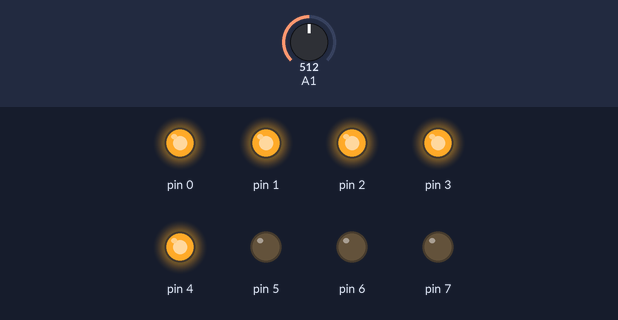
Recording of a sketch running on a simulated Arduino Uno, built with avr-gcc and run on an emulated ATmega328P. On the bench: output pins drawn as LEDs (lit = HIGH). The test bench sets the inputs (shaded band); at power-on: A1 = 512.

Above: at 1.8 s.
1.9 s: A1 set to 624
3.4 s: A1 set to 649
At 4.4 s:
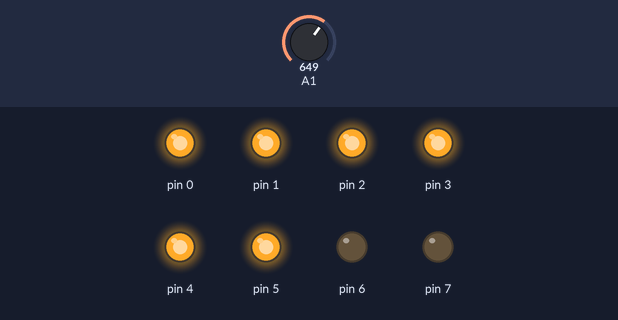
5.5 s: A1 set to 511
At 7.2 s:
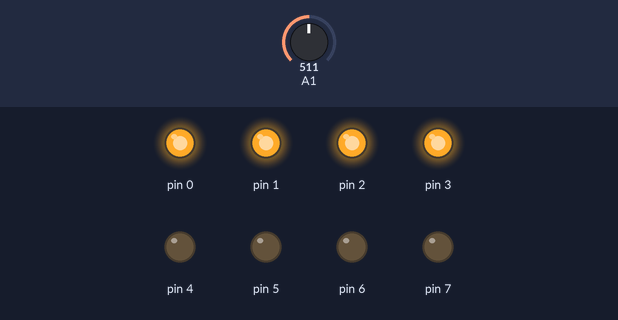
7.5 s: A1 set to 393
9.2 s: A1 set to 372
At 11.2 s:
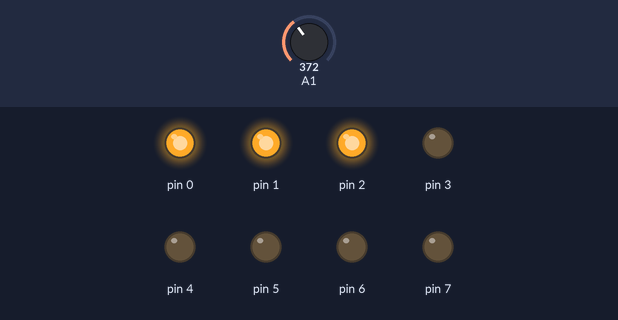
11.5 s: A1 set to 716
At 13.0 s:
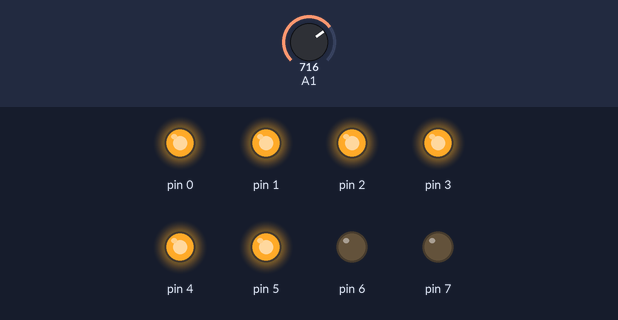
Timing chart, 0 to 14.5 s (numbered marks = the images above; inputs shaded):
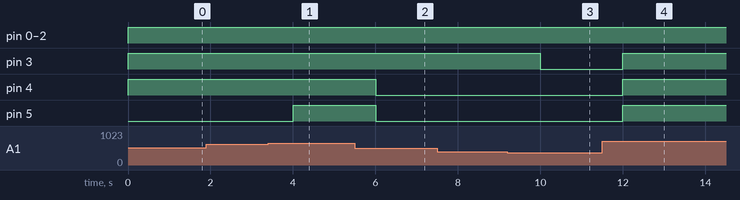

The sketch:

De_acordo_o_giro_do_potenci_mentro__ativa_liga__os_leds.ino
```cpp
int val; //valeur numerique donnée le CAN
int pnum, j;//pnum pas numerique, j derniere led à allumer
void setup() {
  for (int i = 0; i < 8; i++)
    pinMode(i, OUTPUT); // de 0 à 7 comme sorties
  pnum = 128; //div entiere
}
void loop() {
  val = analogRead(A1); //lire la valeur numérique correspondante à la tension au niveau de A1
  j = val / pnum; //j represente la derniere led à allumer
  for (int i = 0; i <= j; i++)
    digitalWrite(i, HIGH); //allumer D0 --> Dj
  for (int i = j+1; i <= 7; i++)
    digitalWrite(i, LOW); //eteindre Dj+1 --> D7
  delay(1000); //attendre 1s et recommencer
}
```

Measured:
- the behaviour switches between 639 and 640 on A1 (found by bisection; images 0 and 1)
- the behaviour switches between 384 and 383 on A1 (found by bisection; images 2 and 3)
- after the input at 1.9 s, every drawn part: stays the same
- after the input at 3.4 s, pin 5: LOW → HIGH after 0.60 s
- after the input at 5.5 s, pin 4, pin 5: HIGH → LOW after 0.50 s
- after the input at 7.5 s, every drawn part: stays the same
- after the input at 9.2 s, pin 3: HIGH → LOW after 0.80 s
- after the input at 11.5 s, pin 3–5: LOW → HIGH after 0.50 s
